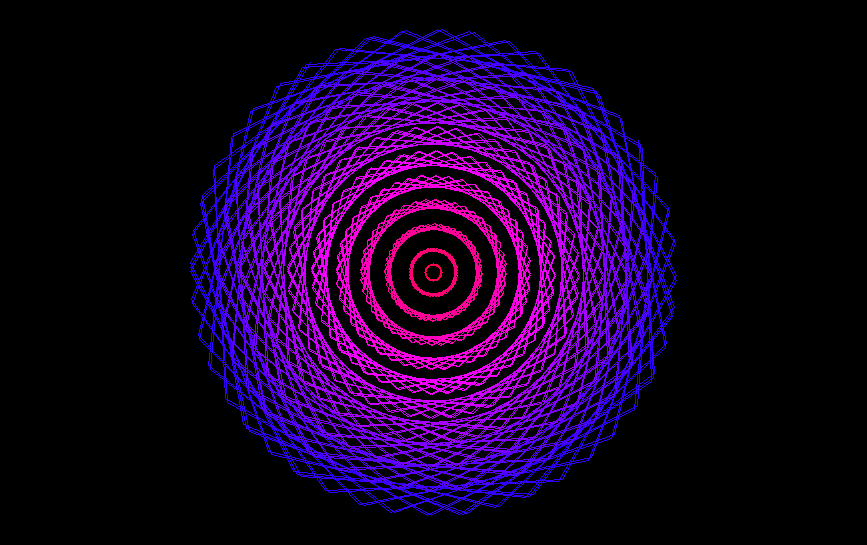

The R source for this figure:
# generate x-y values
theta = 1:100
x = sin(theta)
y = cos(theta)

# set graphic parameters
op = par(bg = 'black', mar = rep(0.5, 4))

# open plot
plot.new()
plot.window(xlim = c(-1, 1), ylim = c(-1, 1), asp = 1)

# add lines
lines(x, y, col = hsv(0.7, 1, 1))
lines(0.9 * x, 0.9 * y, col = hsv(0.725, 1, 1))
lines(0.8 * x, 0.8 * y, col = hsv(0.75, 1, 1))
lines(0.7 * x, 0.7 * y, col = hsv(0.775, 1, 1))
lines(0.6 * x, 0.6 * y, col = hsv(0.8, 1, 1))
lines(0.5 * x, 0.5 * y, col = hsv(0.825, 1, 1))
lines(0.4 * x, 0.4 * y, col = hsv(0.85, 1, 1))
lines(0.3 * x, 0.3 * y, col = hsv(0.875, 1, 1))
lines(0.2 * x, 0.2 * y, col = hsv(0.9, 1, 1))
lines(0.1 * x, 0.1 * y, col = hsv(0.925, 1, 1))
lines(0.035 * x, 0.035 * y, col = hsv(0.95, 1, 1))
